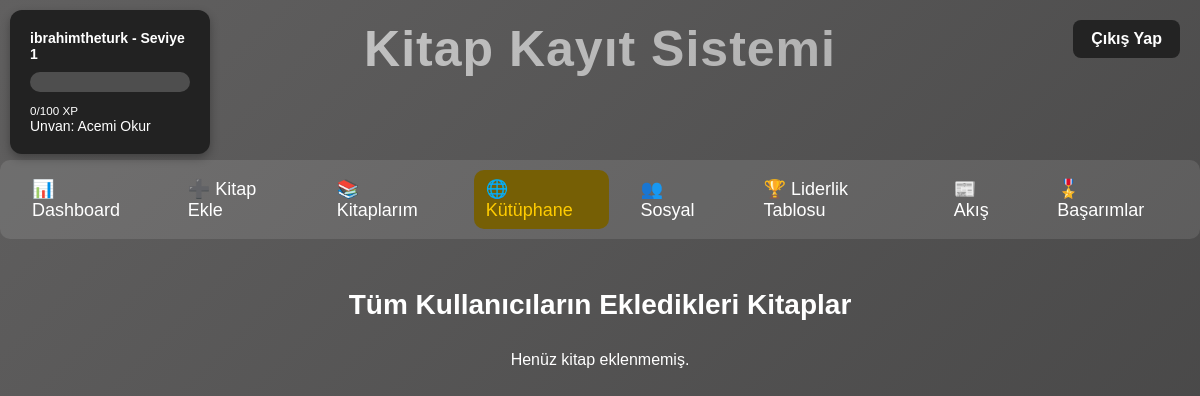
/library (signed in), run on an earlier commit of the app's database.
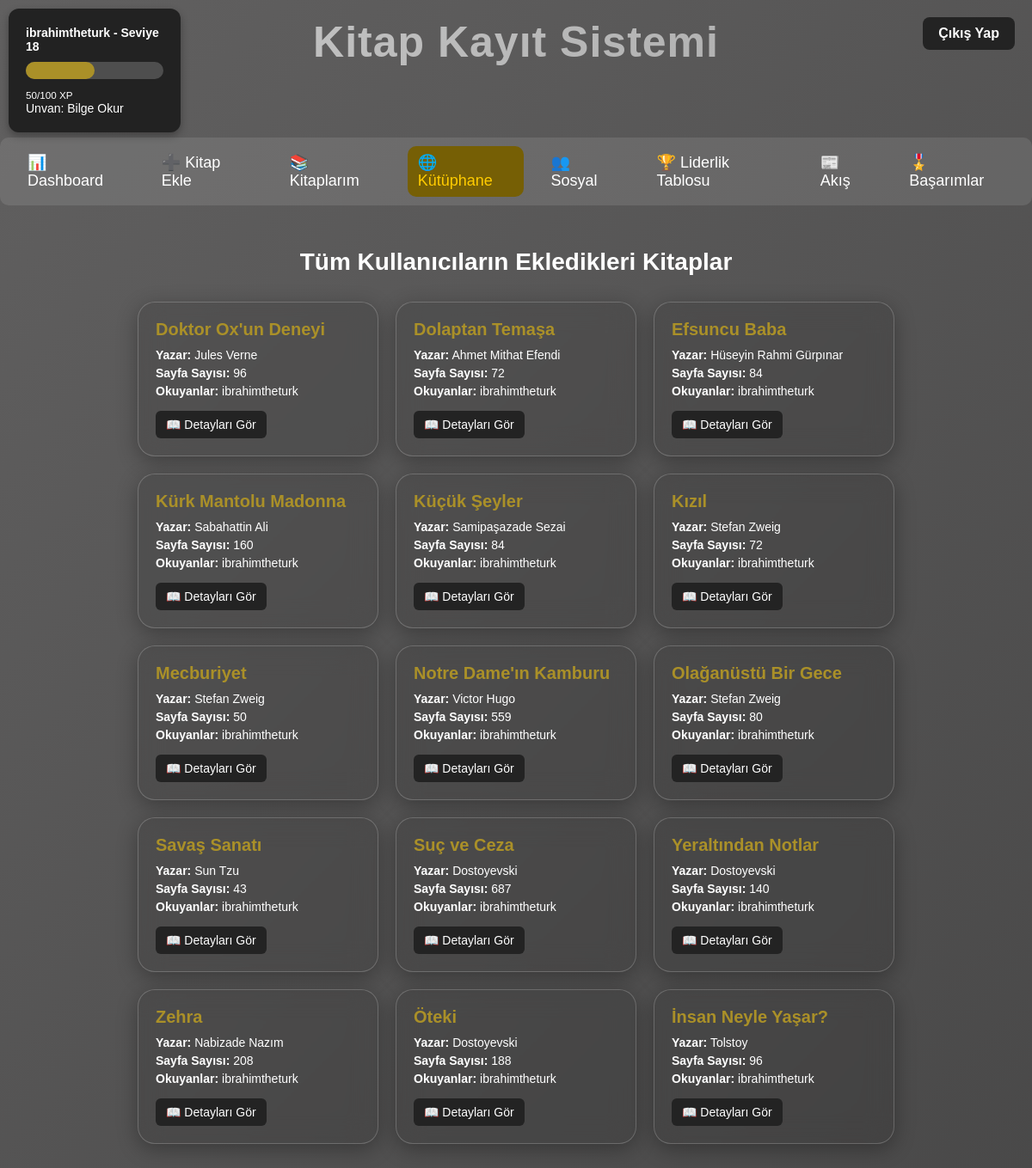
And on a later commit of the database.
### tables this page shows
CREATE TABLE users (
            id INTEGER PRIMARY KEY AUTOINCREMENT,
            username TEXT UNIQUE NOT NULL,
            password TEXT NOT NULL,
            email TEXT,
            xp INTEGER DEFAULT 0,
            level INTEGER DEFAULT 1,
            created_at TEXT DEFAULT CURRENT_TIMESTAMP
        );

CREATE TABLE books (
            id INTEGER PRIMARY KEY AUTOINCREMENT,
            user_id INTEGER NOT NULL,
            title TEXT NOT NULL,
            author TEXT NOT NULL,
            read_date TEXT,
            page INTEGER,
            created_at TEXT DEFAULT CURRENT_TIMESTAMP,
            FOREIGN KEY(user_id) REFERENCES users(id) ON DELETE CASCADE
        );

### app.py (the view)
@app.route("/library")
def library():
    if "user_id" not in session:
        flash("⚠️ Lütfen giriş yapın!", "error")
        return redirect(url_for("index"))
    user_box = get_user_box_data(session["user_id"])
    conn = get_connection()
    cursor = conn.cursor()
    cursor.execute("""
        SELECT b.title, b.author, b.page, u.username
        FROM books b
        JOIN users u ON b.user_id = u.id
        ORDER BY b.title ASC
    """)
    rows = cursor.fetchall()
    conn.close()
    books_dict = {}
    for title, author, page, username in rows:
        key = (title.strip().lower(), author.strip().lower())
        if key not in books_dict:
            books_dict[key] = {"title": title, "author": author, "page": page, "users": [username]}
        else:
            if username not in books_dict[key]["users"]:
                books_dict[key]["users"].append(username)
    books = list(books_dict.values())
    return render_template("library.html", user_box=user_box, books=books)

### app.py (called while the page is built)
def get_user_box_data(user_id):
    conn = get_connection()
    cursor = conn.cursor()
    cursor.execute("SELECT username, xp, level FROM users WHERE id=?", (user_id,))
    row = cursor.fetchone()
    conn.close()
    if not row:
        return {"username": "Bilinmiyor", "xp": 0, "level": 1, "progress": 0, "user_id": user_id}
    username, xp, level = row
    progress = (xp % 100) / 100 * 100
    return {"username": username, "xp": xp, "level": level, "progress": progress, "user_id": user_id}

### database.py (called while the page is built)
def get_connection():
    return sqlite3.connect(DB_NAME)

### templates/library.html (shortened to what this page needs)
<!DOCTYPE html>
<html lang="tr">
<head>
    <link rel="stylesheet" href="{{ url_for('static', filename='style.css') }}">
</head>
<body>
    <div class="user-box">
    <div class="level-box">
        <p><strong>{{ user_box.username }} - Seviye {{ user_box.level }}</strong></p>
        <div class="progress-bar">
            <div class="progress" id="progressBar"></div>
        </div>
        <small>{{ user_box.xp % 100 }}/100 XP</small>
        {% set titles = ['Acemi Okur', 'Kitap Kurdu', 'Usta Okur', 'Bilge Okur', 'Efsane Okur'] %}
        {% set title_index = ((user_box.level - 1) // 5) %}
        <p>Unvan: {{ titles[title_index if title_index < titles|length else -1] }}</p>
    </div>
</div>
    <a href="/logout" class="logout-btn">Çıkış Yap</a>
    <h1 class="page-title">Kitap Kayıt Sistemi</h1>
    <div class="tabs">
        <a href="/dashboard" class="tab-link">📊 Dashboard</a>
        <a href="/add_book" class="tab-link">➕ Kitap Ekle</a>
        <a href="/my_books" class="tab-link">📚 Kitaplarım</a>
        <a href="/library" class="tab-link active">🌐 Kütüphane</a>
        <a href="/social" class="tab-link">👥 Sosyal</a>
        <a href="/leaderboard" class="tab-link">🏆 Liderlik Tablosu</a>
        <a href="/feed" class="tab-link">📰 Akış</a>
        <a href="/achievements" class="tab-link">🎖️ Başarımlar</a>
    </div>
    <div class="library-wrapper">
        <h2>Tüm Kullanıcıların Ekledikleri Kitaplar</h2>
        <div class="all-books-container">
            {% if books %}
                {% for book in books %}
                    <div class="library-card">
                        <h3>{{ book.title }}</h3>
                        <p><strong>Yazar:</strong> {{ book.author }}</p>
                        {% if book.page %}
                            <p><strong>Sayfa Sayısı:</strong> {{ book.page }}</p>
                        {% endif %}
                        {% if book.users %}
                            <p><strong>Okuyanlar:</strong> {{ book.users|join(', ') }}</p>
                        {% endif %}
                        <a href="{{ url_for('bookdetails', title=book.title, author=book.author) }}">📖 Detayları Gör</a>
                    </div>
                {% endfor %}
            {% else %}
                <p style="text-align:center;">Henüz kitap eklenmemiş.</p>
            {% endif %}
        </div>
    </div>
</body>
</html>

What changed in the data, as far as the page shows it:
changed users "ibrahimtheturk": level "1" → "18"; user_box.xp%100 "0" → "50"
added books: title "Doktor Ox'un Deneyi", author "Jules Verne", page "96", users "ibrahimtheturk"
added books: title "Dolaptan Temaşa", author "Ahmet Mithat Efendi", page "72", users "ibrahimtheturk"
added books: title "Efsuncu Baba", author "Hüseyin Rahmi Gürpınar", page "84", users "ibrahimtheturk"
added books: title "Kürk Mantolu Madonna", author "Sabahattin Ali", page "160", users "ibrahimtheturk"
added books: title "Küçük Şeyler", author "Samipaşazade Sezai", page "84", users "ibrahimtheturk"
added books: title "Kızıl", author "Stefan Zweig", page "72", users "ibrahimtheturk"
added books: title "Mecburiyet", author "Stefan Zweig", page "50", users "ibrahimtheturk"
added books: title "Notre Dame'ın Kamburu", author "Victor Hugo", page "559", users "ibrahimtheturk"
added books: title "Olağanüstü Bir Gece", author "Stefan Zweig", page "80", users "ibrahimtheturk"
added books: title "Savaş Sanatı", author "Sun Tzu", page "43", users "ibrahimtheturk"
added books: title "Suç ve Ceza", author "Dostoyevski", page "687", users "ibrahimtheturk"
added books: title "Yeraltından Notlar", author "Dostoyevski", page "140", users "ibrahimtheturk"
added books: title "Zehra", author "Nabizade Nazım", page "208", users "ibrahimtheturk"
added books: title "Öteki", author "Dostoyevski", page "188", users "ibrahimtheturk"
added books: title "İnsan Neyle Yaşar?", author "Tolstoy", page "96", users "ibrahimtheturk"
Also different on the page:
{{ titles[title_index if title_index < titles|length else -1] }}: "Acemi Okur" → "Bilge Okur"
text no longer shown: "Henüz kitap eklenmemiş."
